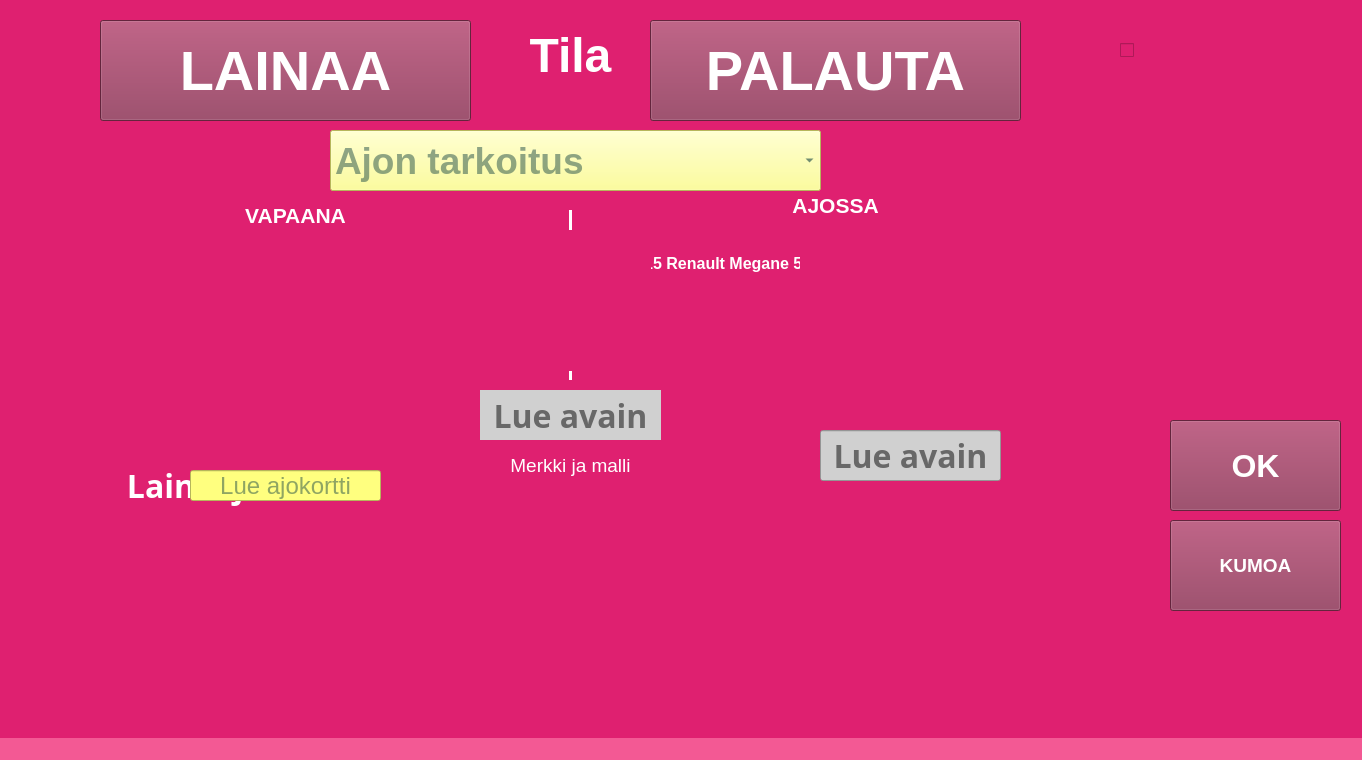
<?xml version="1.0" encoding="UTF-8"?>
<ui version="4.0">
 <class>MainWindow</class>
 <widget class="QMainWindow" name="MainWindow">
  <property name="geometry">
   <rect>
    <x>0</x>
    <y>0</y>
    <width>1362</width>
    <height>760</height>
   </rect>
  </property>
  <property name="windowTitle">
   <string>Auto-osaston ajoneuvojen lainaus</string>
  </property>
  <property name="windowIcon">
   <iconset theme="emblem-shared"/>
  </property>
  <property name="styleSheet">
   <string notr="true">background-color: rgb(223, 32, 112);</string>
  </property>
  <widget class="QWidget" name="centralwidget">
   <widget class="QLineEdit" name="ssnLineEdit">
    <property name="enabled">
     <bool>true</bool>
    </property>
    <property name="geometry">
     <rect>
      <x>190</x>
      <y>470</y>
      <width>191</width>
      <height>31</height>
     </rect>
    </property>
    <property name="font">
     <font>
      <pointsize>18</pointsize>
     </font>
    </property>
    <property name="styleSheet">
     <string notr="true">background-color: rgb(255, 255, 127);
color: rgb(32, 75, 70);</string>
    </property>
    <property name="text">
     <string/>
    </property>
    <property name="echoMode">
     <enum>QLineEdit::EchoMode::Password</enum>
    </property>
    <property name="alignment">
     <set>Qt::AlignmentFlag::AlignCenter</set>
    </property>
    <property name="placeholderText">
     <string>Lue ajokortti</string>
    </property>
    <property name="clearButtonEnabled">
     <bool>true</bool>
    </property>
   </widget>
   <widget class="QPushButton" name="takeCarPushButton">
    <property name="geometry">
     <rect>
      <x>100</x>
      <y>20</y>
      <width>371</width>
      <height>101</height>
     </rect>
    </property>
    <property name="font">
     <font>
      <pointsize>42</pointsize>
      <bold>true</bold>
     </font>
    </property>
    <property name="cursor">
     <cursorShape>PointingHandCursor</cursorShape>
    </property>
    <property name="toolTip">
     <string>&lt;html&gt;&lt;head/&gt;&lt;body&gt;&lt;p&gt;&lt;span style=&quot; font-size:11pt;&quot;&gt;Avaa auton lainausikkunan&lt;/span&gt;&lt;/p&gt;&lt;/body&gt;&lt;/html&gt;</string>
    </property>
    <property name="toolTipDuration">
     <number>3000</number>
    </property>
    <property name="styleSheet">
     <string notr="true">color: rgb(255, 255, 255);
background-color: rgb(140, 51, 85);</string>
    </property>
    <property name="text">
     <string>LAINAA</string>
    </property>
    <property name="iconSize">
     <size>
      <width>42</width>
      <height>42</height>
     </size>
    </property>
    <property name="autoDefault">
     <bool>false</bool>
    </property>
   </widget>
   <widget class="QLabel" name="lenderPictureLabel">
    <property name="enabled">
     <bool>true</bool>
    </property>
    <property name="geometry">
     <rect>
      <x>170</x>
      <y>230</y>
      <width>211</width>
      <height>231</height>
     </rect>
    </property>
    <property name="cursor">
     <cursorShape>IBeamCursor</cursorShape>
    </property>
    <property name="text">
     <string/>
    </property>
    <property name="pixmap">
     <pixmap resource="userUiRescources.qrc">:/pictures/uiPictures/Teacher.png</pixmap>
    </property>
    <property name="scaledContents">
     <bool>false</bool>
    </property>
   </widget>
   <widget class="QLabel" name="dateLabel">
    <property name="enabled">
     <bool>true</bool>
    </property>
    <property name="geometry">
     <rect>
      <x>80</x>
      <y>580</y>
      <width>221</width>
      <height>41</height>
     </rect>
    </property>
    <property name="font">
     <font>
      <pointsize>28</pointsize>
     </font>
    </property>
    <property name="styleSheet">
     <string notr="true">color: rgb(255, 255, 255);</string>
    </property>
    <property name="text">
     <string/>
    </property>
   </widget>
   <widget class="QPushButton" name="returnCarPushButton">
    <property name="geometry">
     <rect>
      <x>650</x>
      <y>20</y>
      <width>371</width>
      <height>101</height>
     </rect>
    </property>
    <property name="font">
     <font>
      <pointsize>42</pointsize>
      <bold>true</bold>
     </font>
    </property>
    <property name="cursor">
     <cursorShape>PointingHandCursor</cursorShape>
    </property>
    <property name="toolTip">
     <string>&lt;html&gt;&lt;head/&gt;&lt;body&gt;&lt;p&gt;&lt;span style=&quot; font-size:11pt;&quot;&gt;Avaa auton palautusikkunan&lt;/span&gt;&lt;/p&gt;&lt;/body&gt;&lt;/html&gt;</string>
    </property>
    <property name="toolTipDuration">
     <number>3000</number>
    </property>
    <property name="styleSheet">
     <string notr="true">color: rgb(255, 255, 255);
background-color: rgb(140, 51, 85);</string>
    </property>
    <property name="text">
     <string>PALAUTA</string>
    </property>
    <property name="iconSize">
     <size>
      <width>42</width>
      <height>42</height>
     </size>
    </property>
   </widget>
   <widget class="QLabel" name="calendarLabel">
    <property name="geometry">
     <rect>
      <x>40</x>
      <y>570</y>
      <width>31</width>
      <height>51</height>
     </rect>
    </property>
    <property name="text">
     <string/>
    </property>
    <property name="pixmap">
     <pixmap resource="userUiRescources.qrc">:/pictures/uiPictures/calendar.png</pixmap>
    </property>
    <property name="scaledContents">
     <bool>true</bool>
    </property>
   </widget>
   <widget class="QLabel" name="timeLabel">
    <property name="enabled">
     <bool>true</bool>
    </property>
    <property name="geometry">
     <rect>
      <x>100</x>
      <y>650</y>
      <width>111</width>
      <height>41</height>
     </rect>
    </property>
    <property name="font">
     <font>
      <pointsize>28</pointsize>
     </font>
    </property>
    <property name="styleSheet">
     <string notr="true">color: rgb(255, 255, 255);</string>
    </property>
    <property name="text">
     <string/>
    </property>
   </widget>
   <widget class="QLabel" name="clockLabel">
    <property name="geometry">
     <rect>
      <x>40</x>
      <y>650</y>
      <width>41</width>
      <height>41</height>
     </rect>
    </property>
    <property name="text">
     <string/>
    </property>
    <property name="pixmap">
     <pixmap resource="userUiRescources.qrc">:/pictures/uiPictures/clock.png</pixmap>
    </property>
    <property name="scaledContents">
     <bool>true</bool>
    </property>
   </widget>
   <widget class="QPushButton" name="goBackPushButton">
    <property name="geometry">
     <rect>
      <x>1170</x>
      <y>520</y>
      <width>171</width>
      <height>91</height>
     </rect>
    </property>
    <property name="font">
     <font>
      <pointsize>14</pointsize>
      <bold>true</bold>
     </font>
    </property>
    <property name="cursor">
     <cursorShape>PointingHandCursor</cursorShape>
    </property>
    <property name="styleSheet">
     <string notr="true">background-color: rgb(140, 51, 85);
color: rgb(255, 255, 255);</string>
    </property>
    <property name="text">
     <string>KUMOA</string>
    </property>
    <property name="icon">
     <iconset resource="userUiRescources.qrc">
      <normaloff>:/pictures/uiPictures/back.png</normaloff>:/pictures/uiPictures/back.png</iconset>
    </property>
    <property name="iconSize">
     <size>
      <width>32</width>
      <height>32</height>
     </size>
    </property>
   </widget>
   <widget class="QLabel" name="lenderNameLabel">
    <property name="geometry">
     <rect>
      <x>30</x>
      <y>450</y>
      <width>431</width>
      <height>71</height>
     </rect>
    </property>
    <property name="font">
     <font>
      <family>Trebuchet MS</family>
      <pointsize>24</pointsize>
      <bold>true</bold>
     </font>
    </property>
    <property name="styleSheet">
     <string notr="true">color: rgb(255, 255, 255);</string>
    </property>
    <property name="text">
     <string>Lainaajan nimi</string>
    </property>
    <property name="alignment">
     <set>Qt::AlignmentFlag::AlignCenter</set>
    </property>
   </widget>
   <widget class="QLabel" name="carInfoLabel">
    <property name="geometry">
     <rect>
      <x>480</x>
      <y>440</y>
      <width>181</width>
      <height>51</height>
     </rect>
    </property>
    <property name="font">
     <font>
      <pointsize>14</pointsize>
     </font>
    </property>
    <property name="styleSheet">
     <string notr="true">color: rgb(255, 255, 255);</string>
    </property>
    <property name="text">
     <string>Merkki ja malli</string>
    </property>
    <property name="alignment">
     <set>Qt::AlignmentFlag::AlignCenter</set>
    </property>
   </widget>
   <widget class="QPushButton" name="okPushButton">
    <property name="geometry">
     <rect>
      <x>1170</x>
      <y>420</y>
      <width>171</width>
      <height>91</height>
     </rect>
    </property>
    <property name="font">
     <font>
      <pointsize>24</pointsize>
      <bold>true</bold>
     </font>
    </property>
    <property name="cursor">
     <cursorShape>PointingHandCursor</cursorShape>
    </property>
    <property name="toolTip">
     <string>&lt;html&gt;&lt;head/&gt;&lt;body&gt;&lt;p&gt;&lt;span style=&quot; font-size:11pt;&quot;&gt;Tallentaa tiedot ajopäiväkirjaan&lt;/span&gt;&lt;/p&gt;&lt;/body&gt;&lt;/html&gt;</string>
    </property>
    <property name="styleSheet">
     <string notr="true">background-color: rgb(140, 51, 85);
color: rgb(255, 255, 255);</string>
    </property>
    <property name="text">
     <string>OK</string>
    </property>
    <property name="iconSize">
     <size>
      <width>32</width>
      <height>32</height>
     </size>
    </property>
   </widget>
   <widget class="QFrame" name="statusFrame">
    <property name="geometry">
     <rect>
      <x>10</x>
      <y>110</y>
      <width>1121</width>
      <height>351</height>
     </rect>
    </property>
    <property name="frameShape">
     <enum>QFrame::Shape::Box</enum>
    </property>
    <property name="frameShadow">
     <enum>QFrame::Shadow::Plain</enum>
    </property>
    <property name="lineWidth">
     <number>0</number>
    </property>
    <widget class="Line" name="line">
     <property name="geometry">
      <rect>
       <x>550</x>
       <y>100</y>
       <width>20</width>
       <height>321</height>
      </rect>
     </property>
     <property name="styleSheet">
      <string notr="true">color: rgb(255, 255, 255);</string>
     </property>
     <property name="frameShadow">
      <enum>QFrame::Shadow::Plain</enum>
     </property>
     <property name="lineWidth">
      <number>3</number>
     </property>
     <property name="orientation">
      <enum>Qt::Orientation::Vertical</enum>
     </property>
    </widget>
    <widget class="QLabel" name="availableLabel">
     <property name="geometry">
      <rect>
       <x>220</x>
       <y>90</y>
       <width>131</width>
       <height>31</height>
      </rect>
     </property>
     <property name="font">
      <font>
       <pointsize>16</pointsize>
       <bold>true</bold>
      </font>
     </property>
     <property name="styleSheet">
      <string notr="true">color: rgb(255, 255, 255);</string>
     </property>
     <property name="text">
      <string>VAPAANA</string>
     </property>
     <property name="alignment">
      <set>Qt::AlignmentFlag::AlignCenter</set>
     </property>
    </widget>
    <widget class="QLabel" name="inUseLabel">
     <property name="geometry">
      <rect>
       <x>760</x>
       <y>80</y>
       <width>131</width>
       <height>31</height>
      </rect>
     </property>
     <property name="font">
      <font>
       <pointsize>16</pointsize>
       <bold>true</bold>
      </font>
     </property>
     <property name="styleSheet">
      <string notr="true">color: rgb(255, 255, 255);</string>
     </property>
     <property name="text">
      <string>AJOSSA</string>
     </property>
     <property name="alignment">
      <set>Qt::AlignmentFlag::AlignCenter</set>
     </property>
    </widget>
    <widget class="QPlainTextEdit" name="inUsePlainTextEdit">
     <property name="geometry">
      <rect>
       <x>600</x>
       <y>140</y>
       <width>541</width>
       <height>261</height>
      </rect>
     </property>
     <property name="font">
      <font>
       <pointsize>12</pointsize>
       <bold>true</bold>
      </font>
     </property>
     <property name="styleSheet">
      <string notr="true">color: rgb(255, 255, 255);
border-color: rgb(255, 255, 255);</string>
     </property>
     <property name="frameShape">
      <enum>QFrame::Shape::NoFrame</enum>
     </property>
     <property name="frameShadow">
      <enum>QFrame::Shadow::Plain</enum>
     </property>
     <property name="lineWidth">
      <number>8</number>
     </property>
     <property name="readOnly">
      <bool>true</bool>
     </property>
     <property name="plainText">
      <string>AM-15 Renault Megane 5 henkilöä</string>
     </property>
    </widget>
    <widget class="QPlainTextEdit" name="availablePlainTextEdit">
     <property name="geometry">
      <rect>
       <x>10</x>
       <y>140</y>
       <width>541</width>
       <height>261</height>
      </rect>
     </property>
     <property name="font">
      <font>
       <pointsize>12</pointsize>
       <bold>true</bold>
      </font>
     </property>
     <property name="styleSheet">
      <string notr="true">color: rgb(255, 255, 255);

</string>
     </property>
     <property name="frameShape">
      <enum>QFrame::Shape::NoFrame</enum>
     </property>
     <property name="frameShadow">
      <enum>QFrame::Shadow::Plain</enum>
     </property>
     <property name="lineWidth">
      <number>4</number>
     </property>
     <property name="midLineWidth">
      <number>0</number>
     </property>
     <property name="readOnly">
      <bool>true</bool>
     </property>
     <property name="plainText">
      <string/>
     </property>
     <property name="backgroundVisible">
      <bool>false</bool>
     </property>
    </widget>
   </widget>
   <widget class="QLabel" name="statusLabel">
    <property name="geometry">
     <rect>
      <x>350</x>
      <y>10</y>
      <width>441</width>
      <height>91</height>
     </rect>
    </property>
    <property name="font">
     <font>
      <pointsize>36</pointsize>
      <bold>true</bold>
     </font>
    </property>
    <property name="styleSheet">
     <string notr="true">color: rgb(255, 255, 255);</string>
    </property>
    <property name="text">
     <string>Tila</string>
    </property>
    <property name="alignment">
     <set>Qt::AlignmentFlag::AlignCenter</set>
    </property>
   </widget>
   <widget class="QCheckBox" name="soundCheckBox">
    <property name="geometry">
     <rect>
      <x>1120</x>
      <y>20</y>
      <width>81</width>
      <height>61</height>
     </rect>
    </property>
    <property name="font">
     <font>
      <pointsize>9</pointsize>
     </font>
    </property>
    <property name="cursor">
     <cursorShape>PointingHandCursor</cursorShape>
    </property>
    <property name="autoFillBackground">
     <bool>false</bool>
    </property>
    <property name="styleSheet">
     <string notr="true">color: rgb(255, 255, 255);

</string>
    </property>
    <property name="text">
     <string/>
    </property>
    <property name="icon">
     <iconset theme="audio-volume-medium"/>
    </property>
    <property name="iconSize">
     <size>
      <width>64</width>
      <height>64</height>
     </size>
    </property>
   </widget>
   <widget class="QLabel" name="vehiclePictureLabel">
    <property name="geometry">
     <rect>
      <x>430</x>
      <y>510</y>
      <width>291</width>
      <height>191</height>
     </rect>
    </property>
    <property name="text">
     <string/>
    </property>
    <property name="pixmap">
     <pixmap>uiPictures/OXZ915.png</pixmap>
    </property>
    <property name="scaledContents">
     <bool>true</bool>
    </property>
   </widget>
   <widget class="QLabel" name="logoLabel">
    <property name="geometry">
     <rect>
      <x>1270</x>
      <y>10</y>
      <width>71</width>
      <height>81</height>
     </rect>
    </property>
    <property name="text">
     <string/>
    </property>
    <property name="pixmap">
     <pixmap>uiPictures/Raseko-logo-pysty_NEGA.png</pixmap>
    </property>
    <property name="scaledContents">
     <bool>true</bool>
    </property>
   </widget>
   <widget class="QComboBox" name="reasonComboBox">
    <property name="geometry">
     <rect>
      <x>330</x>
      <y>130</y>
      <width>491</width>
      <height>61</height>
     </rect>
    </property>
    <property name="font">
     <font>
      <pointsize>28</pointsize>
      <bold>true</bold>
     </font>
    </property>
    <property name="cursor">
     <cursorShape>PointingHandCursor</cursorShape>
    </property>
    <property name="styleSheet">
     <string notr="true">background-color: rgb(255, 255, 127);
color: rgb(32, 75, 70);</string>
    </property>
    <property name="currentText">
     <string/>
    </property>
    <property name="placeholderText">
     <string>Ajon tarkoitus</string>
    </property>
   </widget>
   <widget class="QLabel" name="registerPlateBGLabel">
    <property name="geometry">
     <rect>
      <x>780</x>
      <y>420</y>
      <width>241</width>
      <height>71</height>
     </rect>
    </property>
    <property name="text">
     <string/>
    </property>
    <property name="pixmap">
     <pixmap resource="userUiRescources.qrc">:/pictures/uiPictures/plateBGPicture.png</pixmap>
    </property>
    <property name="scaledContents">
     <bool>true</bool>
    </property>
   </widget>
   <widget class="QLineEdit" name="keyBarcodeLineEdit">
    <property name="enabled">
     <bool>true</bool>
    </property>
    <property name="geometry">
     <rect>
      <x>820</x>
      <y>430</y>
      <width>181</width>
      <height>51</height>
     </rect>
    </property>
    <property name="font">
     <font>
      <family>Trebuchet MS</family>
      <pointsize>24</pointsize>
      <bold>true</bold>
     </font>
    </property>
    <property name="styleSheet">
     <string notr="true">background-color: rgb(208, 208, 208);</string>
    </property>
    <property name="text">
     <string/>
    </property>
    <property name="alignment">
     <set>Qt::AlignmentFlag::AlignCenter</set>
    </property>
    <property name="placeholderText">
     <string>Lue avain</string>
    </property>
    <property name="clearButtonEnabled">
     <bool>true</bool>
    </property>
   </widget>
   <widget class="QLabel" name="keyPictureLabel">
    <property name="enabled">
     <bool>true</bool>
    </property>
    <property name="geometry">
     <rect>
      <x>800</x>
      <y>250</y>
      <width>201</width>
      <height>141</height>
     </rect>
    </property>
    <property name="text">
     <string/>
    </property>
    <property name="pixmap">
     <pixmap resource="userUiRescources.qrc">:/pictures/uiPictures/keys.png</pixmap>
    </property>
    <property name="scaledContents">
     <bool>true</bool>
    </property>
   </widget>
   <widget class="QLabel" name="keyPictureReturnLabel">
    <property name="enabled">
     <bool>true</bool>
    </property>
    <property name="geometry">
     <rect>
      <x>450</x>
      <y>230</y>
      <width>201</width>
      <height>141</height>
     </rect>
    </property>
    <property name="text">
     <string/>
    </property>
    <property name="pixmap">
     <pixmap resource="userUiRescources.qrc">:/pictures/uiPictures/keys.png</pixmap>
    </property>
    <property name="scaledContents">
     <bool>true</bool>
    </property>
   </widget>
   <widget class="QLabel" name="registerPlateBGReturnLabel">
    <property name="geometry">
     <rect>
      <x>440</x>
      <y>380</y>
      <width>241</width>
      <height>71</height>
     </rect>
    </property>
    <property name="text">
     <string/>
    </property>
    <property name="pixmap">
     <pixmap resource="userUiRescources.qrc">:/pictures/uiPictures/plateBGPicture.png</pixmap>
    </property>
    <property name="scaledContents">
     <bool>true</bool>
    </property>
   </widget>
   <widget class="QLineEdit" name="keyReturnBarcodeLineEdit">
    <property name="enabled">
     <bool>true</bool>
    </property>
    <property name="geometry">
     <rect>
      <x>480</x>
      <y>390</y>
      <width>181</width>
      <height>50</height>
     </rect>
    </property>
    <property name="font">
     <font>
      <family>Trebuchet MS</family>
      <pointsize>24</pointsize>
      <bold>true</bold>
     </font>
    </property>
    <property name="styleSheet">
     <string notr="true">background-color: rgb(208, 208, 208);</string>
    </property>
    <property name="text">
     <string/>
    </property>
    <property name="frame">
     <bool>false</bool>
    </property>
    <property name="alignment">
     <set>Qt::AlignmentFlag::AlignCenter</set>
    </property>
    <property name="placeholderText">
     <string>Lue avain</string>
    </property>
    <property name="clearButtonEnabled">
     <bool>true</bool>
    </property>
   </widget>
   <zorder>calendarLabel</zorder>
   <zorder>clockLabel</zorder>
   <zorder>goBackPushButton</zorder>
   <zorder>lenderNameLabel</zorder>
   <zorder>okPushButton</zorder>
   <zorder>statusFrame</zorder>
   <zorder>statusLabel</zorder>
   <zorder>soundCheckBox</zorder>
   <zorder>vehiclePictureLabel</zorder>
   <zorder>carInfoLabel</zorder>
   <zorder>logoLabel</zorder>
   <zorder>ssnLineEdit</zorder>
   <zorder>lenderPictureLabel</zorder>
   <zorder>takeCarPushButton</zorder>
   <zorder>returnCarPushButton</zorder>
   <zorder>reasonComboBox</zorder>
   <zorder>registerPlateBGLabel</zorder>
   <zorder>keyBarcodeLineEdit</zorder>
   <zorder>dateLabel</zorder>
   <zorder>timeLabel</zorder>
   <zorder>keyPictureLabel</zorder>
   <zorder>keyPictureReturnLabel</zorder>
   <zorder>registerPlateBGReturnLabel</zorder>
   <zorder>keyReturnBarcodeLineEdit</zorder>
  </widget>
  <widget class="QMenuBar" name="menubar">
   <property name="geometry">
    <rect>
     <x>0</x>
     <y>0</y>
     <width>1362</width>
     <height>33</height>
    </rect>
   </property>
   <property name="styleSheet">
    <string notr="true">background-color: rgb(0, 33, 72);
color: rgb(255, 255, 255);</string>
   </property>
  </widget>
  <widget class="QStatusBar" name="statusbar">
   <property name="font">
    <font>
     <pointsize>9</pointsize>
    </font>
   </property>
   <property name="toolTipDuration">
    <number>-1</number>
   </property>
   <property name="styleSheet">
    <string notr="true">background-color: rgb(243, 89, 148);</string>
   </property>
  </widget>
 </widget>
 <resources>
  <include location="userUiRescources.qrc"/>
 </resources>
 <connections/>
</ui>
